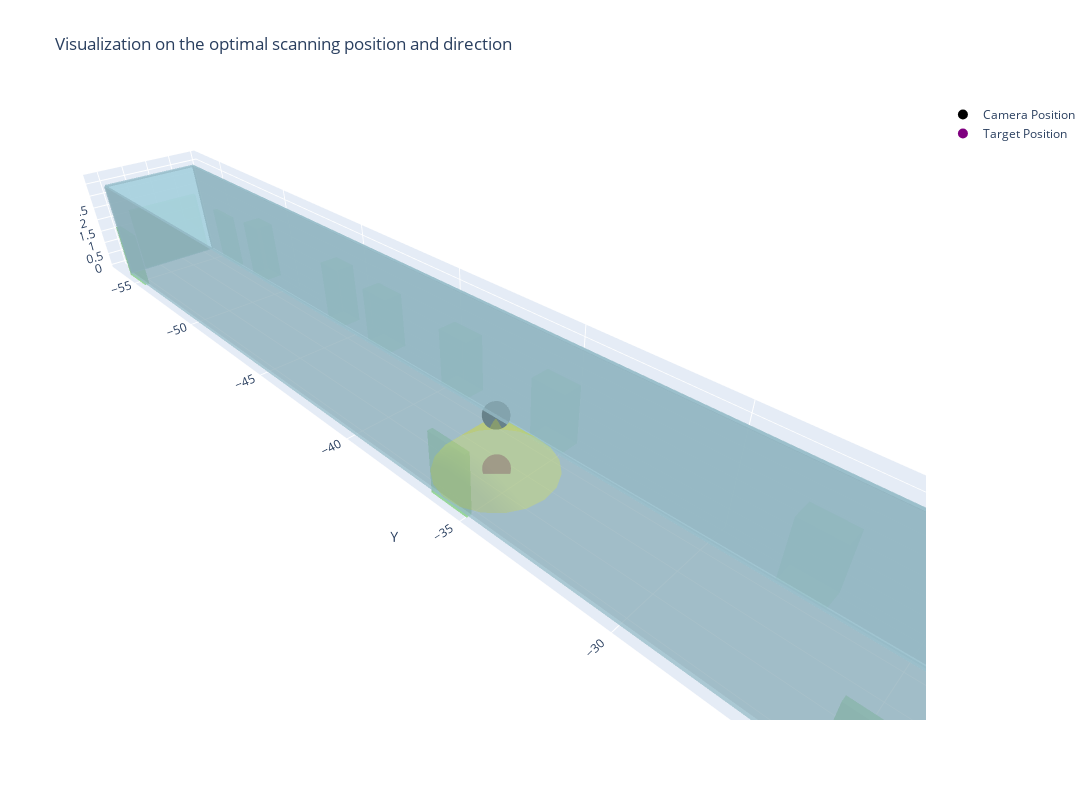

Notebook cell for this chart:
### Code cell
# the third trial
# complex (dimension reasoning) / indirect / 4 node distance / single task / floor

user_description = "the floor in The largest room has a crack"
gpt_model = "gpt-4o"
ground_truth = {
    "defect_id": 3026,
    "room_id": 40,
    "robot_id": 4,
    "path": a_star_path_planner(scene_graph, robot_storage_room_id, 40)
}
print(f"ground truth: {ground_truth}")
evaluate_end2end(user_description, scene_graph, robot_DB, gpt_model)

### Figure 1 — Plotly figure (JSON) as saved in the notebook; plotly's stock layout.template omitted (floating-point values rounded to 4 significant figures)
{"data": [{"color": "lightgreen", "flatshading": true, "hoverinfo": "text", "i": [0, 0, 4, 4, 0, 0, 1, 1, 2, 2, 3, 3], "j": [1, 2, 5, 6, 1, 5, 2, 6, 3, 7, 0, 4], "k": [2, 3, 6, 7, 5, 4, 6, 5, 7, 6, 4, 7], "opacity": 0.5, "text": "ID: 5000, Type: door", "type": "mesh3d", "x": [-15.02, -14.33, -14.33, -15.02, -15.02, -14.33, -14.33, -15.02], "y": [-20.15, -20.15, -18.9, -18.9, -20.15, -20.15, -18.9, -18.9], "z": [0, 0, 0, 0, 2.026, 2.026, 2.026, 2.026]}, {"color": "lightgreen", "flatshading": true, "hoverinfo": "text", "i": [0, 0, 4, 4, 0, 0, 1, 1, 2, 2, 3, 3], "j": [1, 2, 5, 6, 1, 5, 2, 6, 3, 7, 0, 4], "k": [2, 3, 6, 7, 5, 4, 6, 5, 7, 6, 4, 7], "opacity": 0.5, "text": "ID: 5006, Type: door", "type": "mesh3d", "x": [-15.02, -14.33, -14.33, -15.02, -15.02, -14.33, -14.33, -15.02], "y": [-28.15, -28.15, -26.9, -26.9, -28.15, -28.15, -26.9, -26.9], "z": [0, 0, 0, 0, 2.026, 2.026, 2.026, 2.026]}, {"color": "lightgreen", "flatshading": true, "hoverinfo": "text", "i": [0, 0, 4, 4, 0, 0, 1, 1, 2, 2, 3, 3], "j": [1, 2, 5, 6, 1, 5, 2, 6, 3, 7, 0, 4], "k": [2, 3, 6, 7, 5, 4, 6, 5, 7, 6, 4, 7], "opacity": 0.5, "text": "ID: 5007, Type: door", "type": "mesh3d", "x": [-15.02, -14.33, -14.33, -15.02, -15.02, -14.33, -14.33, -15.02], "y": [-36.15, -36.15, -34.9, -34.9, -36.15, -36.15, -34.9, -34.9], "z": [0, 0, 0, 0, 2.026, 2.026, 2.026, 2.026]}, {"color": "lightgreen", "flatshading": true, "hoverinfo": "text", "i": [0, 0, 4, 4, 0, 0, 1, 1, 2, 2, 3, 3], "j": [1, 2, 5, 6, 1, 5, 2, 6, 3, 7, 0, 4], "k": [2, 3, 6, 7, 5, 4, 6, 5, 7, 6, 4, 7], "opacity": 0.5, "text": "ID: 5008, Type: door", "type": "mesh3d", "x": [-15.02, -14.33, -14.33, -15.02, -15.02, -14.33, -14.33, -15.02], "y": [-44.15, -44.15, -42.9, -42.9, -44.15, -44.15, -42.9, -42.9], "z": [0, 0, 0, 0, 2.026, 2.026, 2.026, 2.026]}, {"color": "lightgreen", "flatshading": true, "hoverinfo": "text", "i": [0, 0, 4, 4, 0, 0, 1, 1, 2, 2, 3, 3], "j": [1, 2, 5, 6, 1, 5, 2, 6, 3, 7, 0, 4], "k": [2, 3, 6, 7, 5, 4, 6, 5, 7, 6, 4, 7], "opacity": 0.5, "text": "ID: 5009, Type: door", "type": "mesh3d", "x": [-15.02, -14.33, -14.33, -15.02, -15.02, -14.33, -14.33, -15.02], "y": [-40.15, -40.15, -38.9, -38.9, -40.15, -40.15, -38.9, -38.9], "z": [0, 0, 0, 0, 2.026, 2.026, 2.026, 2.026]}, {"color": "lightgreen", "flatshading": true, "hoverinfo": "text", "i": [0, 0, 4, 4, 0, 0, 1, 1, 2, 2, 3, 3], "j": [1, 2, 5, 6, 1, 5, 2, 6, 3, 7, 0, 4], "k": [2, 3, 6, 7, 5, 4, 6, 5, 7, 6, 4, 7], "opacity": 0.5, "text": "ID: 5010, Type: door", "type": "mesh3d", "x": [-15.02, -14.33, -14.33, -15.02, -15.02, -14.33, -14.33, -15.02], "y": [-46.66, -46.66, -45.64, -45.64, -46.66, -46.66, -45.64, -45.64], "z": [0, 0, 0, 0, 2.21, 2.21, 2.21, 2.21]}, {"color": "lightgreen", "flatshading": true, "hoverinfo": "text", "i": [0, 0, 4, 4, 0, 0, 1, 1, 2, 2, 3, 3], "j": [1, 2, 5, 6, 1, 5, 2, 6, 3, 7, 0, 4], "k": [2, 3, 6, 7, 5, 4, 6, 5, 7, 6, 4, 7], "opacity": 0.5, "text": "ID: 5011, Type: door", "type": "mesh3d", "x": [-15.02, -14.33, -14.33, -15.02, -15.02, -14.33, -14.33, -15.02], "y": [-52.18, -52.18, -51.17, -51.17, -52.18, -52.18, -51.17, -51.17], "z": [0, 0, 0, 0, 2.21, 2.21, 2.21, 2.21]}, {"color": "lightgreen", "flatshading": true, "hoverinfo": "text", "i": [0, 0, 4, 4, 0, 0, 1, 1, 2, 2, 3, 3], "j": [1, 2, 5, 6, 1, 5, 2, 6, 3, 7, 0, 4], "k": [2, 3, 6, 7, 5, 4, 6, 5, 7, 6, 4, 7], "opacity": 0.5, "text": "ID: 5053, Type: door", "type": "mesh3d", "x": [-14.47, -14.3, -14.3, -14.47, -14.47, -14.3, -14.3, -14.47], "y": [-54.71, -54.71, -53.31, -53.31, -54.71, -54.71, -53.31, -53.31], "z": [0, 0, 0, 0, 2.085, 2.085, 2.085, 2.085]}, {"color": "lightgreen", "flatshading": true, "hoverinfo": "text", "i": [0, 0, 4, 4, 0, 0, 1, 1, 2, 2, 3, 3], "j": [1, 2, 5, 6, 1, 5, 2, 6, 3, 7, 0, 4], "k": [2, 3, 6, 7, 5, 4, 6, 5, 7, 6, 4, 7], "opacity": 0.5, "text": "ID: 5055, Type: door", "type": "mesh3d", "x": [-10.76, -10.58, -10.58, -10.76, -10.76, -10.58, -10.58, -10.76], "y": [-36.28, -36.28, -34.88, -34.88, -36.28, -36.28, -34.88, -34.88], "z": [0, 0, 0, 0, 2.085, 2.085, 2.085, 2.085]}, {"color": "lightgreen", "flatshading": true, "hoverinfo": "text", "i": [0, 0, 4, 4, 0, 0, 1, 1, 2, 2, 3, 3], "j": [1, 2, 5, 6, 1, 5, 2, 6, 3, 7, 0, 4], "k": [2, 3, 6, 7, 5, 4, 6, 5, 7, 6, 4, 7], "opacity": 0.5, "text": "ID: 5057, Type: door", "type": "mesh3d", "x": [-13.93, -11.13, -11.13, -13.93, -13.93, -11.13, -11.13, -13.93], "y": [-15.72, -15.72, -15.52, -15.52, -15.72, -15.72, -15.52, -15.52], "z": [0, 0, 0, 0, 2.5, 2.5, 2.5, 2.5]}, {"color": "lightgreen", "flatshading": true, "hoverinfo": "text", "i": [0, 0, 4, 4, 0, 0, 1, 1, 2, 2, 3, 3], "j": [1, 2, 5, 6, 1, 5, 2, 6, 3, 7, 0, 4], "k": [2, 3, 6, 7, 5, 4, 6, 5, 7, 6, 4, 7], "opacity": 0.5, "text": "ID: 5062, Type: door", "type": "mesh3d", "x": [-14.16, -11.36, -11.36, -14.16, -14.16, -11.36, -11.36, -14.16], "y": [-56.01, -56.01, -55.81, -55.81, -56.01, -56.01, -55.81, -55.81], "z": [0, 0, 0, 0, 2.5, 2.5, 2.5, 2.5]}, {"color": "lightgreen", "flatshading": true, "hoverinfo": "text", "i": [0, 0, 4, 4, 0, 0, 1, 1, 2, 2, 3, 3], "j": [1, 2, 5, 6, 1, 5, 2, 6, 3, 7, 0, 4], "k": [2, 3, 6, 7, 5, 4, 6, 5, 7, 6, 4, 7], "opacity": 0.5, "text": "ID: 5066, Type: door", "type": "mesh3d", "x": [-10.76, -10.58, -10.58, -10.76, -10.76, -10.58, -10.58, -10.76], "y": [-55.67, -55.67, -54.27, -54.27, -55.67, -55.67, -54.27, -54.27], "z": [0, 0, 0, 0, 2.085, 2.085, 2.085, 2.085]}, {"color": "lightgreen", "flatshading": true, "hoverinfo": "text", "i": [0, 0, 4, 4, 0, 0, 1, 1, 2, 2, 3, 3], "j": [1, 2, 5, 6, 1, 5, 2, 6, 3, 7, 0, 4], "k": [2, 3, 6, 7, 5, 4, 6, 5, 7, 6, 4, 7], "opacity": 0.5, "text": "ID: 5070, Type: door", "type": "mesh3d", "x": [-10.76, -10.58, -10.58, -10.76, -10.76, -10.58, -10.58, -10.76], "y": [-25.38, -25.38, -23.98, -23.98, -25.38, -25.38, -23.98, -23.98], "z": [0, 0, 0, 0, 2.085, 2.085, 2.085, 2.085]}, {"color": "lightblue", "flatshading": true, "hoverinfo": "text", "i": [0, 0, 4, 4, 0, 0, 1, 1, 2, 2, 3, 3], "j": [1, 2, 5, 6, 1, 5, 2, 6, 3, 7, 0, 4], "k": [2, 3, 6, 7, 5, 4, 6, 5, 7, 6, 4, 7], "opacity": 0.5, "text": "ID: 1022, Type: wall", "type": "mesh3d", "x": [-14.36, -10.7, -10.7, -14.36, -14.36, -10.7, -10.7, -14.36], "y": [-55.86, -55.86, -55.76, -55.76, -55.86, -55.86, -55.76, -55.76], "z": [0, 0, 0, 0, 3.7, 3.7, 3.7, 3.7]}, {"color": "lightblue", "flatshading": true, "hoverinfo": "text", "i": [0, 0, 4, 4, 0, 0, 1, 1, 2, 2, 3, 3], "j": [1, 2, 5, 6, 1, 5, 2, 6, 3, 7, 0, 4], "k": [2, 3, 6, 7, 5, 4, 6, 5, 7, 6, 4, 7], "opacity": 0.5, "text": "ID: 1058, Type: wall", "type": "mesh3d", "x": [-14.36, -10.7, -10.7, -14.36, -14.36, -10.7, -10.7, -14.36], "y": [-15.77, -15.77, -15.67, -15.67, -15.77, -15.77, -15.67, -15.67], "z": [0, 0, 0, 0, 3.7, 3.7, 3.7, 3.7]}, {"color": "lightblue", "flatshading": true, "hoverinfo": "text", "i": [0, 0, 4, 4, 0, 0, 1, 1, 2, 2, 3, 3], "j": [1, 2, 5, 6, 1, 5, 2, 6, 3, 7, 0, 4], "k": [2, 3, 6, 7, 5, 4, 6, 5, 7, 6, 4, 7], "opacity": 0.5, "text": "ID: 2042, Type: ceiling", "type": "mesh3d", "x": [-14.36, -10.7, -10.7, -14.36, -14.36, -10.7, -10.7, -14.36], "y": [-55.81, -55.81, -15.72, -15.72, -55.81, -55.81, -15.72, -15.72], "z": [3.65, 3.65, 3.65, 3.65, 3.75, 3.75, 3.75, 3.75]}, {"color": "lightblue", "flatshading": true, "hoverinfo": "text", "i": [0, 0, 4, 4, 0, 0, 1, 1, 2, 2, 3, 3], "j": [1, 2, 5, 6, 1, 5, 2, 6, 3, 7, 0, 4], "k": [2, 3, 6, 7, 5, 4, 6, 5, 7, 6, 4, 7], "opacity": 0.5, "text": "ID: 1211, Type: wall", "type": "mesh3d", "x": [-14.41, -14.31, -14.31, -14.41, -14.41, -14.31, -14.31, -14.41], "y": [-55.81, -55.81, -15.72, -15.72, -55.81, -55.81, -15.72, -15.72], "z": [0, 0, 0, 0, 3.7, 3.7, 3.7, 3.7]}, {"color": "lightblue", "flatshading": true, "hoverinfo": "text", "i": [0, 0, 4, 4, 0, 0, 1, 1, 2, 2, 3, 3], "j": [1, 2, 5, 6, 1, 5, 2, 6, 3, 7, 0, 4], "k": [2, 3, 6, 7, 5, 4, 6, 5, 7, 6, 4, 7], "opacity": 0.5, "text": "ID: 1212, Type: wall", "type": "mesh3d", "x": [-10.75, -10.65, -10.65, -10.75, -10.75, -10.65, -10.65, -10.75], "y": [-55.81, -55.81, -15.72, -15.72, -55.81, -55.81, -15.72, -15.72], "z": [0, 0, 0, 0, 3.7, 3.7, 3.7, 3.7]}, {"marker": {"color": "black", "size": 10}, "mode": "markers", "name": "Camera Position", "type": "scatter3d", "x": [-12.53], "y": [-35.77], "z": [1.85]}, {"marker": {"color": "purple", "size": 10}, "mode": "markers", "name": "Target Position", "type": "scatter3d", "x": [-12.53], "y": [-35.77], "z": [0]}, {"color": "yellow", "i": [0, 0, 0, 0, 0, 0, 0, 0, 0, 0, 0, 0, 0, 0, 0, 0, 0, 0, 0, 0], "j": [1, 2, 3, 4, 5, 6, 7, 8, 9, 10, 11, 12, 13, 14, 15, 16, 17, 18, 19, 20], "k": [2, 3, 4, 5, 6, 7, 8, 9, 10, 11, 12, 13, 14, 15, 16, 17, 18, 19, 20, 1], "name": "Field of View", "opacity": 0.2, "type": "mesh3d", "x": [-12.53, -12.53, -11.93, -11.39, -10.98, -10.74, -10.68, -10.83, -11.17, -11.65, -12.22, -12.83, -13.41, -13.89, -14.22, -14.37, -14.32, -14.08, -13.66, -13.13, -12.53], "y": [-35.77, -33.92, -34.02, -34.31, -34.75, -35.31, -35.92, -36.51, -37.02, -37.39, -37.59, -37.59, -37.39, -37.02, -36.51, -35.92, -35.31, -34.75, -34.31, -34.02, -33.92], "z": [1.85, 0, 0, 0, 0, 0, 0, 0, 0, 0, 0, 0, 0, 0, 0, 0, 0, 0, 0, 0, 0]}], "layout": {"height": 800, "scene": {"aspectmode": "data", "aspectratio": {"x": 1, "y": 1, "z": 1}, "xaxis": {"title": {"text": "X"}, "visible": true}, "yaxis": {"title": {"text": "Y"}, "visible": true}, "zaxis": {"title": {"text": "Z"}, "visible": true}}, "title": {"text": "Visualization on the optimal scanning position and direction"}, "width": 1200}}
